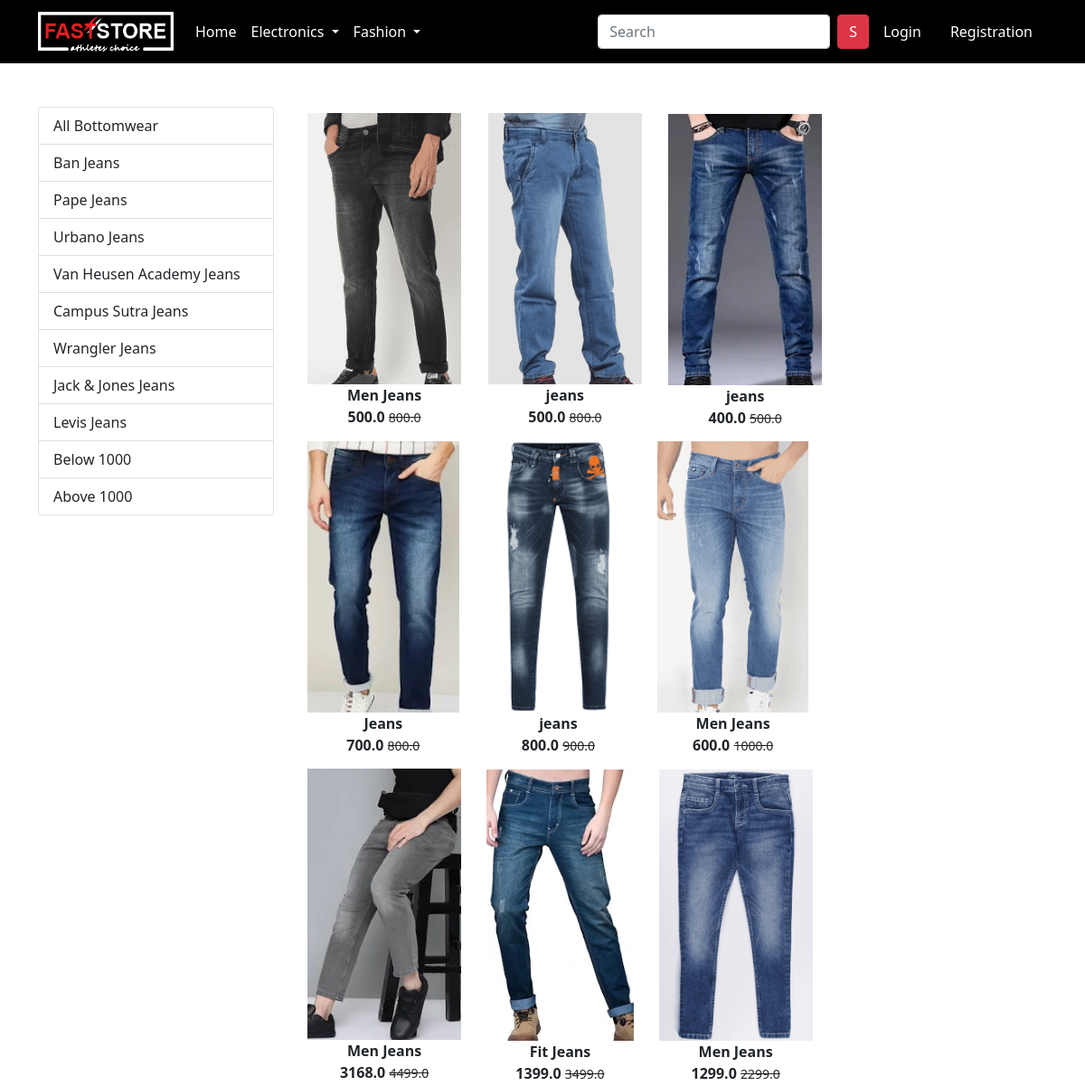
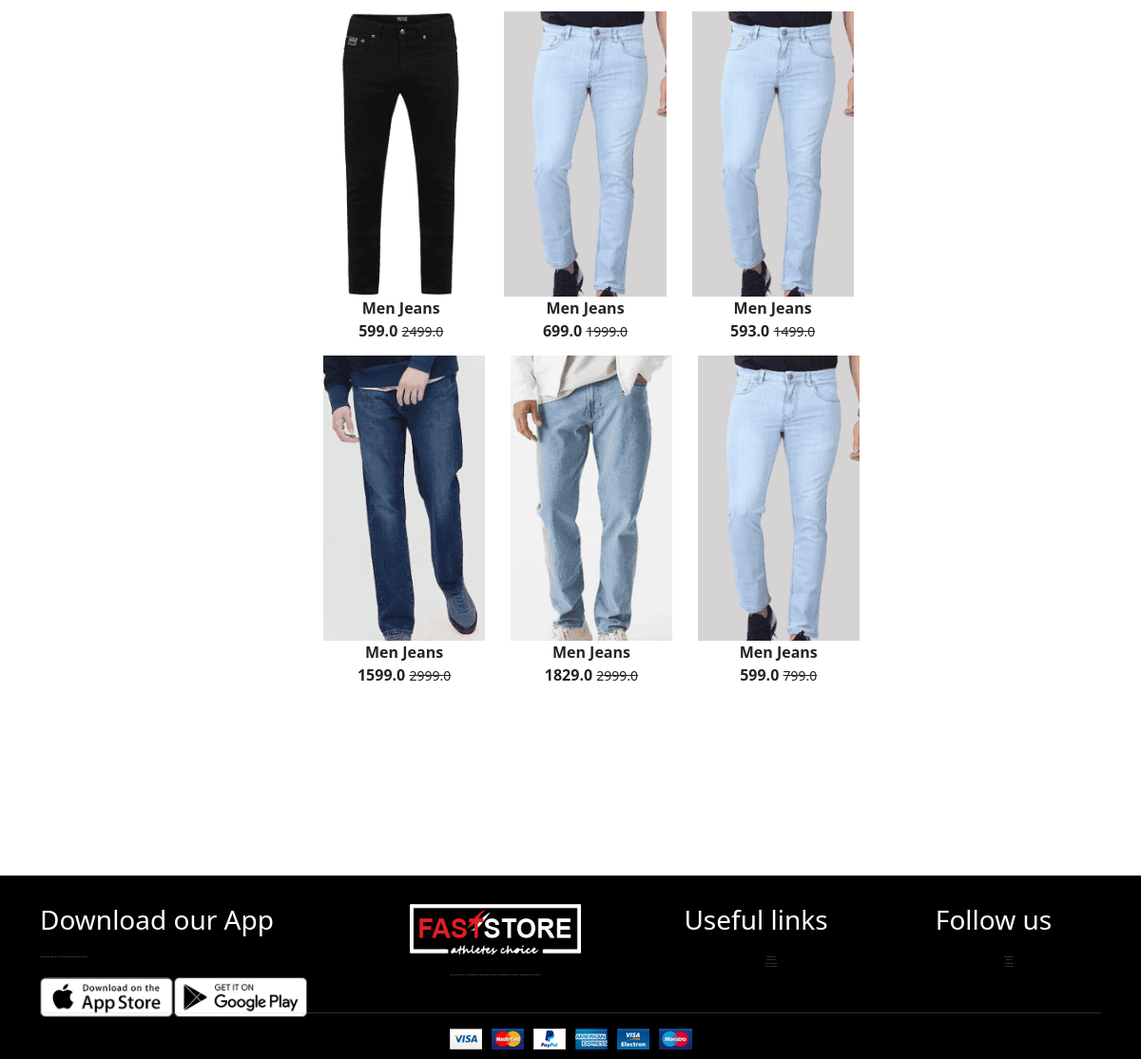
The app's page /bottomwear/ with its own data (2 pictures, top to bottom).
### shop/models.py (models this page shows, shortened)
class Product(models.Model):
    title = models.CharField(max_length=100)
    product_slug = AutoSlugField(populate_from='title',unique=True, null=True, default=None)
    selling_price = models.FloatField()
    discounted_price = models.FloatField()
    description = models.TextField()
    brand = models.CharField(max_length=100)
    category = models.CharField(choices=CATEGORY_CHOICES, max_length=2)
    product_image = models.ImageField(upload_to='productimg')
    def admin_photo(self):
        return mark_safe('<img src="{}" width="100" />'.format(self.product_image.url))
    admin_photo.short_description ='product_image'
    admin_photo.allow_tag =True

### shop/views.py (the view)
# urls.py: path('bottomwear/', views.bottomwear, name='bottomwear'),
def bottomwear(request, data=None):
  if data == None:
    bottomwears = Product.objects.filter(category='BW')
  elif data == 'Ben Martin' or data == 'levis' or data == 'Pepe Jeans' or data == 'Urbano' or data == 'Wrangler' or data == 'Jack & Jones' or data == 'Van Heusen Academy' or data == 'Campus Sutra':
    print(data)
    bottomwears = Product.objects.filter(category='BW').filter(brand=data)
  elif data == 'below':
    bottomwears = Product.objects.filter(category='BW').filter(discounted_price__lt=1000)
  elif data == 'above':
    bottomwears = Product.objects.filter(category='BW').filter(discounted_price__gt=1000)
  else:
    bottomwears=Product.objects.filter(category='BW')
  return render(request, 'shop/bottomwear.html',{'bottomwears':bottomwears})

### shop/templates/shop/bottomwear.html (shortened to what this page needs)
{% extends 'shop/base.html' %}
{% load static %}
{% block main-content %}
 <div class="container my-5 mob">
   <div class="row">
     <div class="col-sm-3">
        <div class="list-group">
          <a href="{% url 'bottomwear' %}" class="list-group-item list-group-item-action" aria-current="true">All Bottomwear</a>
          <a href="{% url 'bottomweardata' 'Ben Martin' %}" class="list-group-item list-group-item-action" aria-current="true">Ban Jeans</a>
          <a href="{% url 'bottomweardata' 'Pepe Jeans' %}" class="list-group-item list-group-item-action" aria-current="true">Pape Jeans</a>
          <a href="{% url 'bottomweardata' 'Urbano' %}" class="list-group-item list-group-item-action" aria-current="true">Urbano Jeans</a>
          <a href="{% url 'bottomweardata' 'Van Heusen Academy' %}" class="list-group-item list-group-item-action" aria-current="true">Van Heusen Academy Jeans</a>
          <a href="{% url 'bottomweardata' 'Campus Sutra' %}" class="list-group-item list-group-item-action" aria-current="true">Campus Sutra Jeans</a>
          <a href="{% url 'bottomweardata' 'Wrangler' %}" class="list-group-item list-group-item-action" aria-current="true">Wrangler Jeans</a>
          <a href="{% url 'bottomweardata' 'Jack & Jones' %}" class="list-group-item list-group-item-action" aria-current="true">Jack & Jones Jeans</a>
          <a href="{% url 'bottomweardata' 'levis' %}" class="list-group-item list-group-item-action" aria-current="true">Levis Jeans</a>
          <a href="{% url 'bottomweardata' 'below' %}" class="list-group-item list-group-item-action" aria-current="true">Below 1000</a>
          <a href="{% url 'bottomweardata' 'above' %}" class="list-group-item list-group-item-action" aria-current="true">Above 1000</a>
       </div>
     </div>
     <div class="col-sm-8">
       <div class="row">
        <div class="col-sm-3text-center mb-5">
          {% for product in bottomwears %}
            <a href="{% url 'product-detail' product.product_slug %}" class="btn">
             <div class="item">
               <img src="{{product.product_image.url}}" alt="" height="300" class="">
               <div class="fw-bold">{{product.title}}</div>
               <div class="fw-bold">{{product.discounted_price}}
                <small class="fw-light  mb-5"><s>{{product.selling_price}}</s></div>
              </div>
           </a>
           {% endfor %}
          </div>
        </div>
     </div>
    </div>
 </div>
{% endblock main-content %}

### records on screen
Product: product_image (picture), title "Men Jeans", discounted_price "500.0", selling_price "800.0"
Product: product_image (picture), title "jeans", discounted_price "500.0", selling_price "800.0"
Product: product_image (picture), title "jeans", discounted_price "400.0", selling_price "500.0"
Product: product_image (picture), title "Jeans", discounted_price "700.0", selling_price "800.0"
Product: product_image (picture), title "jeans", discounted_price "800.0", selling_price "900.0"
Product: product_image (picture), title "Men Jeans", discounted_price "600.0", selling_price "1000.0"
Product: product_image (picture), title "Men Jeans", discounted_price "3168.0", selling_price "4499.0"
Product: product_image (picture), title "Fit Jeans", discounted_price "1399.0", selling_price "3499.0"
Product: product_image (picture), title "Men Jeans", discounted_price "1299.0", selling_price "2299.0"
Product: product_image (picture), title "Men Jeans", discounted_price "599.0", selling_price "2499.0"
Product: product_image (picture), title "Men Jeans", discounted_price "699.0", selling_price "1999.0"
Product: product_image (picture), title "Men Jeans", discounted_price "593.0", selling_price "1499.0"
Product: product_image (picture), title "Men Jeans", discounted_price "1599.0", selling_price "2999.0"
Product: product_image (picture), title "Men Jeans", discounted_price "1829.0", selling_price "2999.0"
Product: product_image (picture), title "Men Jeans", discounted_price "599.0", selling_price "799.0"
